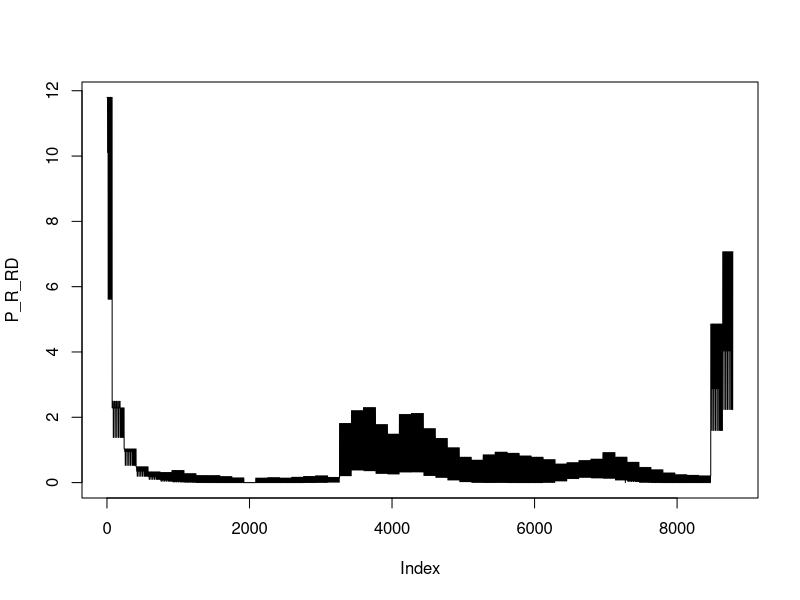

Reproduce this figure in R.
setwd("/Users/fxleos/Downloads/Germany_data/2016")
library(lubridate)

rm(list = ls())
#DA
##Price
file = read.table("DE_Day-ahead prices_201601010000_201612312359_1.csv",sep = ";", header = TRUE,stringsAsFactors=FALSE)
P_E_DA = as.numeric(gsub(",", "", file$Germany.Austria.Luxembourg.Euro.MWh.))
##Load
file = read.table("DE_Forecasted consumption_201601010000_201612312345_1.csv",sep = ";", header = TRUE,stringsAsFactors=FALSE)
E_DA = as.numeric(gsub(",", "", file$Total.MWh.))

file = read.table("DE_Forecasted generation_201601010000_201612312359_1.csv",sep = ";", header = TRUE,stringsAsFactors=FALSE)
G_forecated = as.numeric(gsub(",", "", file$Total.MWh.))

#RT
file = read.table("DE_Balancing energy_201601010000_201612312345_1.csv",sep = ";", header = TRUE,stringsAsFactors=FALSE)
E_RT = as.numeric(gsub(",", "", file$Balancing.energy.volume.MWh.))
P_E_RT = as.numeric(gsub(",", "", file$Balancing.energy.price.Euro.MWh.))


#Primary control
file = read.table("DE_Primary control reserve_201601010000_201612312345_1.csv",sep = ";", header = TRUE,stringsAsFactors=FALSE)
P_R_PR = as.numeric(gsub(",", "", file$Prices.of.procured.balancing.reserves.Euro.MW.))
R_PR = as.numeric(gsub(",", "", file$Volume.of.procured.balancing.services.MW.))

#Secondary control
file = read.table("DE_Secondary control reserve_201601010000_201612312345_1.csv",sep = ";", header = TRUE,stringsAsFactors=FALSE)
R_RU = as.numeric(gsub(",", "", file$Volume.of.procured.balancing.services.....MW.))
R_RD = as.numeric(gsub(",", "", file$Volume.of.procured.balancing.services.....MW..1))
P_R_RU = as.numeric(gsub(",", "", file$Price.of.procured.balancing.services.....Euro.MW.))
P_R_RD = as.numeric(gsub(",", "", file$Price.of.procured.balancing.services.....Euro.MW..1))
E_RU = as.numeric(gsub(",", "", file$Volume.of.activated.balancing.services.....MWh.))
E_RD = as.numeric(gsub(",", "", file$Volume.of.activated.balancing.services.....MWh..1))
P_E_RU = as.numeric(gsub(",", "", file$Price.of.activated.balancing.services.....Euro.MWh.))
P_E_RD = as.numeric(gsub(",", "", file$Price.of.activated.balancing.services.....Euro.MWh..1))

## Tertiary control
file = read.table("DE_Tertiary control reserve_201601010000_201612312345_1.csv",sep = ";", header = TRUE,stringsAsFactors=FALSE)
R_TRU = as.numeric(gsub(",", "", file$Volume.of.procured.balancing.services.....MW.))
R_TRD = as.numeric(gsub(",", "", file$Volume.of.procured.balancing.services.....MW..1))
P_R_TRU = as.numeric(gsub(",", "", file$Price.of.procured.balancing.services.....Euro.MW.))
P_R_TRD = as.numeric(gsub(",", "", file$Price.of.procured.balancing.services.....Euro.MW..1))
E_TRU = as.numeric(gsub(",", "", file$Volume.of.activated.balancing.services.....MWh.))
E_TRD = as.numeric(gsub(",", "", file$Volume.of.activated.balancing.services.....MWh..1))
P_E_TRU = as.numeric(gsub(",", "", file$Price.of.activated.balancing.services.....Euro.MWh.))
P_E_TRD = as.numeric(gsub(",", "", file$Price.of.activated.balancing.services.....Euro.MWh..1))

# Generation
file = read.table("DE_Actual generation_201601010000_201612312345_1.csv",sep = ";", header = TRUE,stringsAsFactors=FALSE)
G_bio = as.numeric(gsub(",", "", file$Biomass.MWh.))
G_wind_on = as.numeric(gsub(",", "", file$Wind.onshore.MWh.))
G_wind_off = as.numeric(gsub(",", "", file$Wind.offshore.MWh.))
G_pv = as.numeric(gsub(",", "", file$Photovoltaics.MWh.))
G_hydro = as.numeric(gsub(",", "", file$Hydropower.MWh.))
G_otherRE = as.numeric(gsub(",", "", file$Other.renewable.MWh.))
G_nuclear = as.numeric(gsub(",", "", file$Nuclear.MWh.))
G_coal_brown = as.numeric(gsub(",", "", file$Fossil.brown.coal.MWh.))
G_coal_hard = as.numeric(gsub(",", "", file$Fossil.hard.coal.MWh.))
G_gas = as.numeric(gsub(",", "", file$Fossil.gas.MWh.))
G_phes = as.numeric(gsub(",", "", file$Hydro.pumped.storage.MWh.))
G_otherCONV = as.numeric(gsub(",", "", file$Other.conventional.MWh.))

## post process
rm(list = 'file')
for (v in ls()){
  if (v != 'v' && v != 'value'){
    value = get(v)
    value[is.na(value)]=0
    assign(v, value)
  }
}
for (v in c("E_RT","E_RD", "E_RU", "E_TRD", "E_TRU")){
  value = get(v)
  price.name = paste("P",v,sep="_")
  price.value = get(price.name)
  price.value = price.value * value
  
  value = unname(tapply(value,(seq_along(value)-1) %/% 4, sum))
  price.value = unname(tapply(price.value,(seq_along(price.value)-1) %/% 4, sum))
  price.value = price.value/value
  price.value[is.na(price.value)] = 0
  assign(v,value)
  assign(price.name,price.value)
}

for (v in c("R_PR","R_RD", "R_RU", "R_TRD", "R_TRU")){
  value = get(v)
  price.name = paste("P",v,sep="_")
  price.value = get(price.name)
  price.value = price.value * value
  
  value = unname(tapply(value,(seq_along(value)-1) %/% 4, sum))
  price.value = unname(tapply(price.value,(seq_along(price.value)-1) %/% 4, sum))
  price.value = price.value/value
  value = value/4
  assign(v,value)
  assign(price.name,price.value)
}

for (v in c("E_DA", "G_gas", "G_coal_brown", "G_coal_hard", "G_bio", "G_hydro", "G_nuclear", "G_wind_on", "G_wind_off", "G_pv", "G_otherRE", "G_phes", "G_otherCONV")){
  value = get(v)
  value = unname(tapply(value,(seq_along(value)-1) %/% 4, sum))
  assign(v,value)
}


P_R_PR = P_R_PR/(7*24)  #weekly block precured
P_R_TRD = P_R_TRD/6 # 4*6 bloack precured
P_R_TRU = P_R_TRU/6 # 4*6 bloack precured
time_vector = seq(as.POSIXct("2016-01-01 00:00:00"), as.POSIXct("2016-12-31 23:59:59"), by = "hour")
index_peak = wday(time_vector) != 1 & wday(time_vector) != 7 & hour(time_vector)>=8 & hour(time_vector)<16 
P_R_RU[index_peak] = P_R_RU[index_peak]/60 # peak block
P_R_RU[!index_peak] = P_R_RU[!index_peak]/108
P_R_RD[index_peak] = P_R_RD[index_peak]/60
P_R_RD[!index_peak] = P_R_RD[!index_peak]/108
P_E_RD = -P_E_RD
E_RD = -E_RD

DataToBeWrite = data.frame(P_E_DA,E_DA, P_E_RT, E_RT, P_R_PR, R_PR, P_R_RU, P_R_RD, R_RU, R_RD, P_E_RU, P_E_RD, E_RU, E_RD)
write.csv(DataToBeWrite,file = "DE_2016_EN_REG.csv")
DataToBeWrite = data.frame(G_gas, G_coal_brown, G_coal_hard, G_bio, G_hydro, G_nuclear, G_wind_on, G_wind_off, G_pv, G_otherRE, G_phes, G_otherCONV)
write.csv(DataToBeWrite,file = "DE_2016_GEN.csv")

plot(P_R_RD,type = 'l')

DA_total_EUR = sum(P_E_DA*E_DA)
DA_total_MWh = sum(E_DA)
RT_total_EUR = sum(P_E_RT*E_RT)
RT_total_MWh = sum(E_RT)
PR_total_EUR = sum(P_R_PR*R_PR)
PR_max_MW = max(R_PR)
SR_RU_MW = max(R_RU)
SR_RD_MW = max(R_RD)
SR_RU_MWh = sum(E_RU)
SR_RD_MWh = sum(E_RD)
SR_R_RU_EUR = sum(P_R_RU*R_RU)
SR_R_RD_EUR = sum(P_R_RD*R_RD)
SR_E_RU_EUR = sum(P_E_RU*E_RU)
SR_E_RD_EUR = sum(P_E_RD*E_RD)
TR_RU_MW = max(R_TRU)
TR_RD_MW = max(R_TRD)
TR_RU_MWh = sum(E_TRU)
TR_RD_MWh = sum(E_TRD)
TR_R_RU_EUR = sum(P_R_TRU*R_TRU)
TR_R_RD_EUR = sum(P_R_TRD*R_TRD)
TR_E_RU_EUR = sum(P_E_TRU*E_TRU)
TR_E_RD_EUR = sum(P_E_TRD*E_TRD)


DataToBeWrite = data.frame(DA_total_EUR,
                           DA_total_MWh,
                           RT_total_EUR,
                           RT_total_MWh,
                           PR_total_EUR,
                           PR_max_MW,
                           SR_RU_MW,
                           SR_RD_MW,
                           SR_RU_MWh,
                           SR_RD_MWh,
                           SR_R_RU_EUR,
                           SR_R_RD_EUR,
                           SR_E_RU_EUR,
                           SR_E_RD_EUR,
                           TR_RU_MW,
                           TR_RD_MW,
                           TR_RU_MWh,
                           TR_RD_MWh,
                           TR_R_RU_EUR,
                           TR_R_RD_EUR,
                           TR_E_RU_EUR,
                           TR_E_RD_EUR)

write.csv(DataToBeWrite,file = "DE_2016_market_overview.csv")
